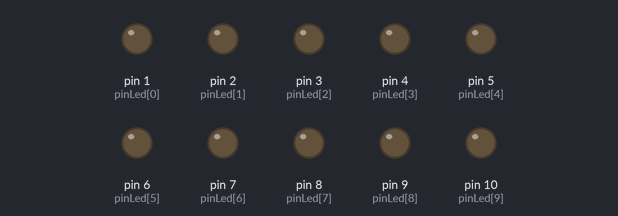
A sketch run on a simulated Arduino Uno, built with avr-gcc and run on an emulated ATmega328P. On the bench: output pins drawn as LEDs (lit = HIGH). Random numbers use the default seed unless the sketch sets one.

Above: at 0.3 s.
At 3.87 s:
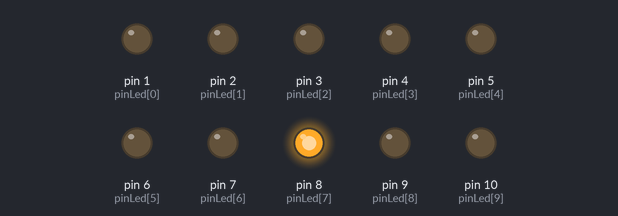
At 9.87 s:
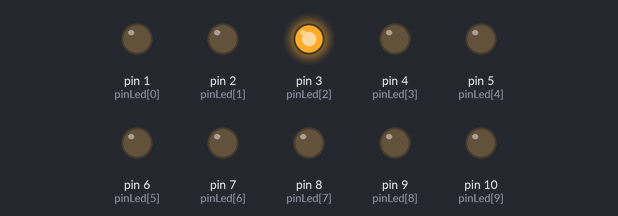
At 18.87 s:
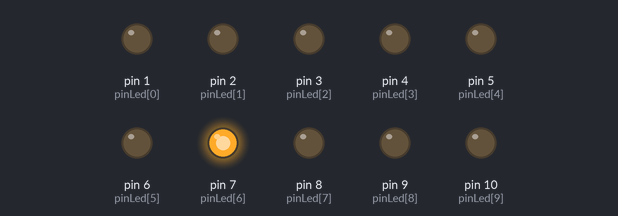
At 30.12 s:
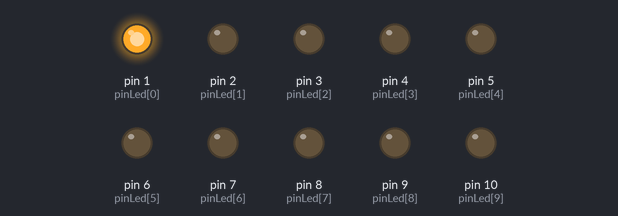
At 39.87 s:
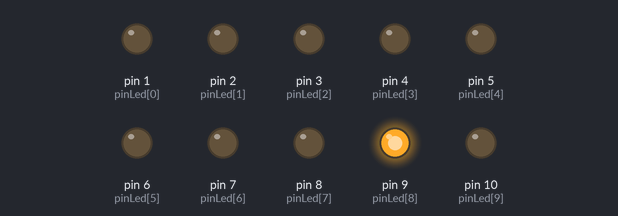
Timing chart, 0 to 40.0 s (numbered marks = the images above):
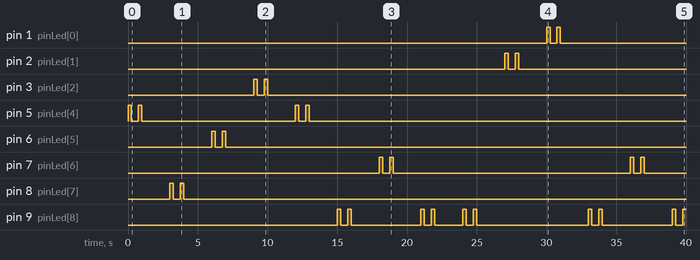

Measured:
- by itself, pin 1 (pinLed[0]): LOW → HIGH at 30.0 s, → LOW 0.25 s later, → HIGH 0.50 s later, → LOW 0.25 s later, … (4 changes in this stretch)
- by itself, pin 2 (pinLed[1]): LOW → HIGH at 27.0 s, → LOW 0.25 s later, → HIGH 0.50 s later, → LOW 0.25 s later, … (4 changes in this stretch)
- by itself, pin 3 (pinLed[2]): LOW → HIGH at 9.0 s, → LOW 0.25 s later, → HIGH 0.50 s later, → LOW 0.25 s later, … (4 changes in this stretch)
- by itself, pin 5 (pinLed[4]): LOW → HIGH at 0.00 s, → LOW 0.25 s later, → HIGH 0.50 s later, → LOW 0.25 s later, … (8 changes in this stretch)
- by itself, pin 6 (pinLed[5]): LOW → HIGH at 6.0 s, → LOW 0.25 s later, → HIGH 0.50 s later, → LOW 0.25 s later, … (4 changes in this stretch)
- by itself, pin 7 (pinLed[6]): LOW → HIGH at 18.0 s, → LOW 0.25 s later, → HIGH 0.50 s later, → LOW 0.25 s later, … (8 changes in this stretch)
- by itself, pin 8 (pinLed[7]): LOW → HIGH at 3.0 s, → LOW 0.25 s later, → HIGH 0.50 s later, → LOW 0.25 s later, … (4 changes in this stretch)
- by itself, pin 9 (pinLed[8]): LOW → HIGH at 15.0 s, → LOW 0.25 s later, → HIGH 0.50 s later, → LOW 0.25 s later, … (19 changes in this stretch)

The sketch:

module_arduino_heart_random_2.ino
```cpp
int pinLed[10]={1,2,3,4,5,6,7,8,9,10};

void setup() {
   //initialisation des variables

int j;
int h;
  //initialisation des modes
  for (j=0; j<10; j++)
  {
  pinMode(pinLed[j], OUTPUT);
  }

  //mise à 0V de chaque pin
  for (h=0; h<10; h++)
  {
  digitalWrite(pinLed[h], LOW);
  }

}

void loop()
{
  // put your main code here, to run repeatedly:
  int i=0;
  int k=0;
  int l=0;
  int m=0;
  while (1)
 {
  i=random(0,9);
  {
    digitalWrite (pinLed[i], HIGH);
  delay(250);
    digitalWrite (pinLed[i], LOW);
  delay(500);
    digitalWrite (pinLed[i], HIGH);
  delay(250);
    digitalWrite (pinLed[i], LOW);
  delay(2000);
  }
 }
}
```
